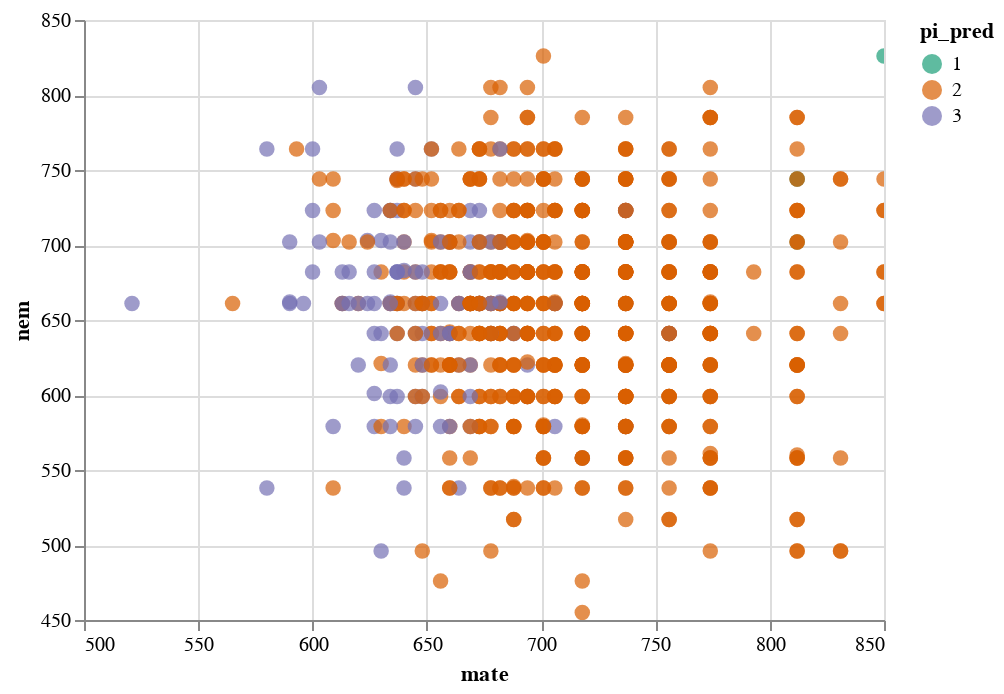

The notebook cell this image was saved under:
### Code cell
alt.Chart(test).mark_circle(size=60).encode(
           alt.X('mate:Q',
               scale=alt.Scale(zero=False)
           ),
           alt.Y('nem:Q',
               scale=alt.Scale(zero=False)
           ),
           color=alt.Color('pi_pred:O', scale=alt.Scale(scheme='dark2')),
           tooltip=['mate', 'nem', 'calculo', 'pi_pred']
           ).interactive()

### Figure 1 — Vega-Lite specification as saved in the notebook (floating-point values rounded to 4 significant figures; data arrays with more than 128 entries replaced by an {"elided": "..."} marker saying what was removed)
{"config": {"view": {"continuousWidth": 400, "continuousHeight": 300}}, "data": {"name": "data-1785761dde87e743ffc7e0be361321a0"}, "mark": {"type": "circle", "size": 60}, "encoding": {"color": {"type": "ordinal", "field": "pi_pred", "scale": {"scheme": "dark2"}}, "tooltip": [{"type": "quantitative", "field": "mate"}, {"type": "quantitative", "field": "nem"}, {"type": "quantitative", "field": "calculo"}, {"type": "quantitative", "field": "pi_pred"}], "x": {"type": "quantitative", "field": "mate", "scale": {"zero": false}}, "y": {"type": "quantitative", "field": "nem", "scale": {"zero": false}}}, "selection": {"selector014": {"type": "interval", "bind": "scales", "encodings": ["x", "y"]}}, "$schema": "https://vega.github.io/schema/vega-lite/v4.8.1.json", "datasets": {"data-1785761dde87e743ffc7e0be361321a0": {"elided": "700 records"}}}
